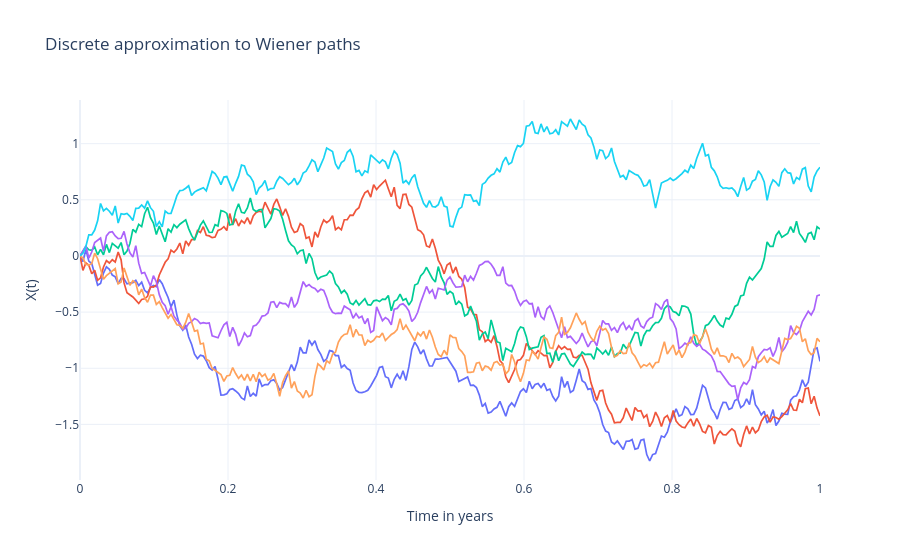

The notebook cell saved with this chart:
### Markdown cell above
## 9. Wiener Process

In continuous time, the random increment is written as $dX$. Informally:

$$
\mathbb{E}[dX] = 0, \qquad \mathbb{E}\left[(dX)^2\right] = dt.
$$

A discrete approximation is:

$$
dX \approx \phi\sqrt{dt}, \qquad \phi \sim N(0,1).
$$

This keeps the variance of the random increment proportional to elapsed time.

### Code cell
wiener_paths = simulate_wiener_paths(
    years=1.0,
    steps_per_year=TRADING_DAYS,
    path_count=6,
    rng=create_rng(seed=101),
)

plot_wiener_paths(wiener_paths)

### Figure 1 — Plotly figure (JSON) as saved in the notebook; plotly's stock layout.template omitted (floating-point values rounded to 4 significant figures; data arrays with more than 128 entries replaced by an {"elided": "..."} marker saying what was removed)
{"data": [{"line": {"width": 1.7}, "mode": "lines", "name": "Wiener path 1", "opacity": 1, "type": "scatter", "x": {"elided": "253 float values"}, "y": {"elided": "253 float values"}}, {"line": {"width": 1.7}, "mode": "lines", "name": "Wiener path 2", "opacity": 1, "type": "scatter", "x": {"elided": "253 float values"}, "y": {"elided": "253 float values"}}, {"line": {"width": 1.7}, "mode": "lines", "name": "Wiener path 3", "opacity": 1, "type": "scatter", "x": {"elided": "253 float values"}, "y": {"elided": "253 float values"}}, {"line": {"width": 1.7}, "mode": "lines", "name": "Wiener path 4", "opacity": 1, "type": "scatter", "x": {"elided": "253 float values"}, "y": {"elided": "253 float values"}}, {"line": {"width": 1.7}, "mode": "lines", "name": "Wiener path 5", "opacity": 1, "type": "scatter", "x": {"elided": "253 float values"}, "y": {"elided": "253 float values"}}, {"line": {"width": 1.7}, "mode": "lines", "name": "Wiener path 6", "opacity": 1, "type": "scatter", "x": {"elided": "253 float values"}, "y": {"elided": "253 float values"}}], "layout": {"showlegend": false, "title": {"text": "Discrete approximation to Wiener paths"}, "xaxis": {"title": {"text": "Time in years"}}, "yaxis": {"title": {"text": "X(t)"}}}}
